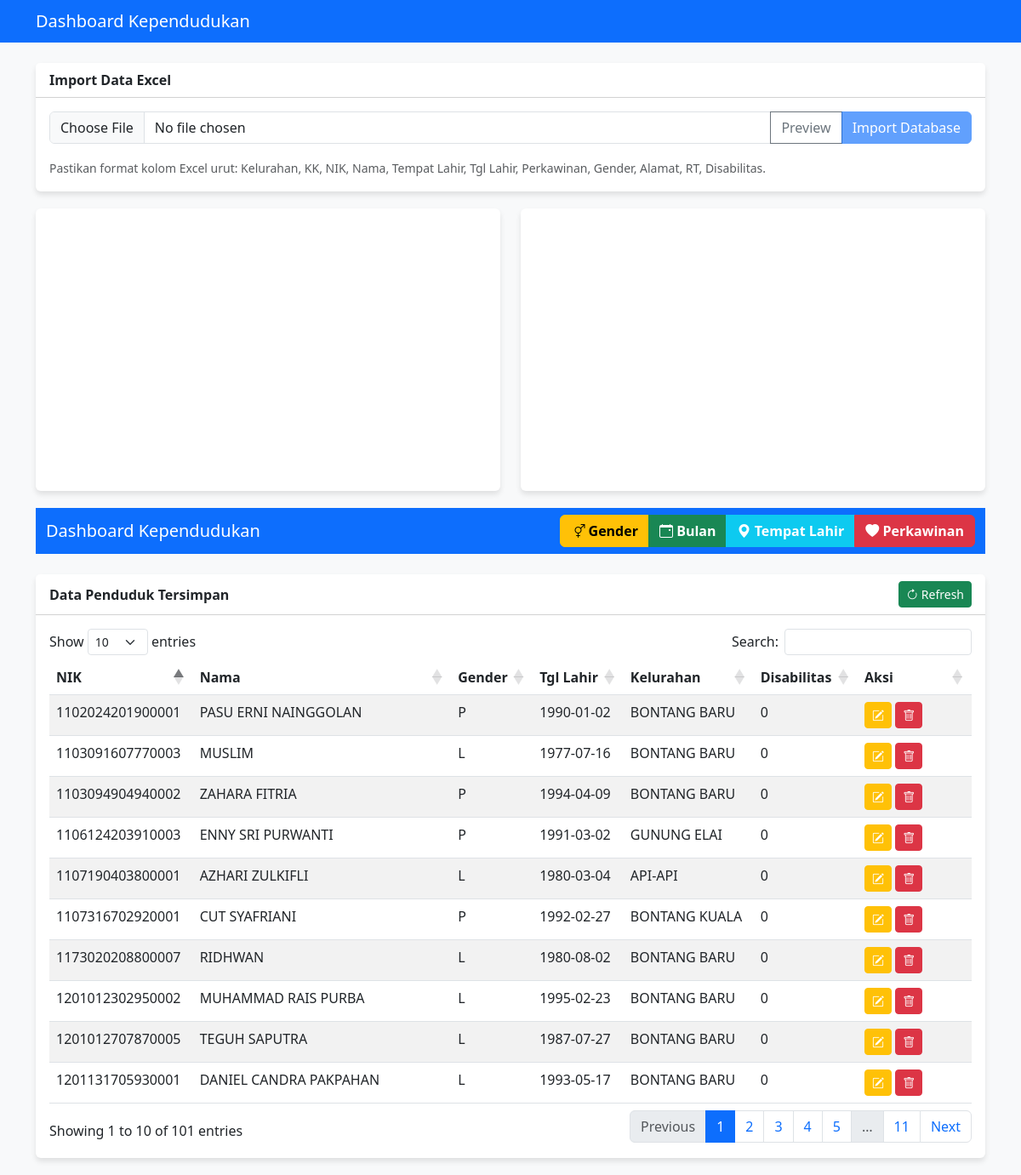
The page / on the database its author committed.
### tables this page shows
CREATE TABLE `data_penduduk` (
  `id` int(11) NOT NULL,
  `kelurahan` varchar(100) DEFAULT NULL,
  `kk` varchar(20) DEFAULT NULL,
  `nik` varchar(20) DEFAULT NULL,
  `nama` varchar(150) DEFAULT NULL,
  `tempat_lahir` varchar(100) DEFAULT NULL,
  `tgl_lahir` date DEFAULT NULL,
  `perkawinan` varchar(50) DEFAULT NULL,
  `gender` enum('L','P') DEFAULT NULL,
  `alamat` text DEFAULT NULL,
  `rt` varchar(10) DEFAULT NULL,
  `disabilitas` varchar(50) DEFAULT NULL
);

### index.php (the view, shortened to what this page needs)
<?php require 'koneksi.php'; ?>
<!DOCTYPE html>
<html lang="id">
<head>
    <link href="https://cdn.jsdelivr.net/npm/bootstrap@5.3.0/dist/css/bootstrap.min.css" rel="stylesheet">
    <link href="https://cdn.datatables.net/1.13.4/css/dataTables.bootstrap5.min.css" rel="stylesheet">
    <link href="https://cdn.jsdelivr.net/npm/sweetalert2@11/dist/sweetalert2.min.css" rel="stylesheet">
	<link rel="stylesheet" href="https://cdn.jsdelivr.net/npm/bootstrap-icons@1.11.3/font/bootstrap-icons.min.css">
</head>
<body>
<nav class="navbar navbar-dark bg-primary mb-4">
    <div class="container">
        <span class="navbar-brand mb-0 h1">Dashboard Kependudukan</span>
    </div>
</nav>
<div class="container">
    <div class="row">
        <div class="col-md-12">
            <div class="card">
                <div class="card-header bg-white fw-bold">Import Data Excel</div>
                <div class="card-body">
                    <form id="formImport" enctype="multipart/form-data">
                        <div class="input-group mb-3">
                            <input type="file" class="form-control" id="file_excel" name="file_excel" accept=".xlsx, .xls" required>
                            <button class="btn btn-outline-secondary" type="button" id="btnPreview">Preview</button>
                            <button class="btn btn-primary" type="submit" id="btnImport" disabled>Import Database</button>
                        </div>
                        <small class="text-muted">Pastikan format kolom Excel urut: Kelurahan, KK, NIK, Nama, Tempat Lahir, Tgl Lahir, Perkawinan, Gender, Alamat, RT, Disabilitas.</small>
                    </form>
                </div>
            </div>
        </div>
    </div>
    <div class="row">
        <div class="col-md-6">
            <div class="card">
                <div class="card-body">
                    <div id="chartGender" style="height: 300px;"></div>
                </div>
            </div>
        </div>
        <div class="col-md-6">
            <div class="card">
                <div class="card-body">
                    <div id="chartKelurahan" style="height: 300px;"></div>
                </div>
            </div>
        </div>
    </div>
<nav class="navbar navbar-dark bg-primary mb-4">
    <div class="container">
        <span class="navbar-brand mb-0 h1">Dashboard Kependudukan</span>
        <div class="btn-group">
            <a href="grafik-perkelurahan.php" class="btn btn-warning fw-bold"><i class="bi bi-gender-ambiguous"></i> Gender</a>
            <a href="grafik-perbulan.php" class="btn btn-success fw-bold"><i class="bi bi-calendar-event"></i> Bulan</a>
            <a href="grafik-tempat-lahir.php" class="btn btn-info fw-bold text-white"><i class="bi bi-geo-alt-fill"></i> Tempat Lahir</a>
            <a href="grafik-perkawinan.php" class="btn btn-danger fw-bold"><i class="bi bi-heart-fill"></i> Perkawinan</a>
        </div>
    </div>
</nav>
    <div class="row">
        <div class="col-md-12">
            <div class="card">
                <div class="card-header bg-white fw-bold d-flex justify-content-between align-items-center">
                    <span>Data Penduduk Tersimpan</span>
                    <button class="btn btn-sm btn-success" onclick="location.reload()"><i class="bi bi-arrow-clockwise"></i> Refresh</button>
                </div>
                <div class="card-body">
                    <div class="table-responsive">
                        <table id="mainTable" class="table table-striped w-100">
							<thead>
								<tr>
									<th>NIK</th>
									<th>Nama</th>
									<th>Gender</th>
									<th>Tgl Lahir</th>
									<th>Kelurahan</th>
									<th>Disabilitas</th>
									<th width="100">Aksi</th>
								</tr>
							</thead>
							<tbody>
								<?php
								$stmt = $pdo->query("SELECT * FROM data_penduduk ORDER BY id DESC LIMIT 500");
								while($row = $stmt->fetch(PDO::FETCH_ASSOC)){
									echo "<tr>
										<td>{$row['nik']}</td>
										<td>{$row['nama']}</td>
										<td>{$row['gender']}</td>
										<td>{$row['tgl_lahir']}</td>
										<td>{$row['kelurahan']}</td>
										<td>{$row['disabilitas']}</td>
										<td>
											<button class='btn btn-sm btn-warning btn-edit text-white' data-id='{$row['id']}'>
												<i class='bi bi-pencil-square'></i>
											</button>
											<button class='btn btn-sm btn-danger btn-delete' data-id='{$row['id']}'>
												<i class='bi bi-trash'></i>
											</button>
										</td>
									</tr>";
								}
								?>
							</tbody>
						</table>
                    </div>
                </div>
            </div>
        </div>
    </div>
</div>
</body>
</html>

### index.php (style rules this page uses)
body { background-color: #f8f9fa; }
.card { box-shadow: 0 4px 6px rgba(0,0,0,0.1); border: none; margin-bottom: 20px; }

### rows shown on the page
data_penduduk: nik "1201131705930001", nama "DANIEL CANDRA PAKPAHAN", gender "L", tgl_lahir "1993-05-17", kelurahan "BONTANG BARU", disabilitas "0"
data_penduduk: nik "1201012707870005", nama "TEGUH SAPUTRA", gender "L", tgl_lahir "1987-07-27", kelurahan "BONTANG BARU", disabilitas "0"
data_penduduk: nik "1201012302950002", nama "MUHAMMAD RAIS PURBA", gender "L", tgl_lahir "1995-02-23", kelurahan "BONTANG BARU", disabilitas "0"
data_penduduk: nik "1173020208800007", nama "RIDHWAN", gender "L", tgl_lahir "1980-08-02", kelurahan "BONTANG BARU", disabilitas "0"
data_penduduk: nik "1107316702920001", nama "CUT SYAFRIANI", gender "P", tgl_lahir "1992-02-27", kelurahan "BONTANG KUALA", disabilitas "0"
data_penduduk: nik "1107190403800001", nama "AZHARI ZULKIFLI", gender "L", tgl_lahir "1980-03-04", kelurahan "API-API", disabilitas "0"
data_penduduk: nik "1106124203910003", nama "ENNY SRI PURWANTI", gender "P", tgl_lahir "1991-03-02", kelurahan "GUNUNG ELAI", disabilitas "0"
data_penduduk: nik "1103094904940002", nama "ZAHARA FITRIA", gender "P", tgl_lahir "1994-04-09", kelurahan "BONTANG BARU", disabilitas "0"
data_penduduk: nik "1103091607770003", nama "MUSLIM", gender "L", tgl_lahir "1977-07-16", kelurahan "BONTANG BARU", disabilitas "0"
data_penduduk: nik "1102024201900001", nama "PASU ERNI NAINGGOLAN", gender "P", tgl_lahir "1990-01-02", kelurahan "BONTANG BARU", disabilitas "0"
